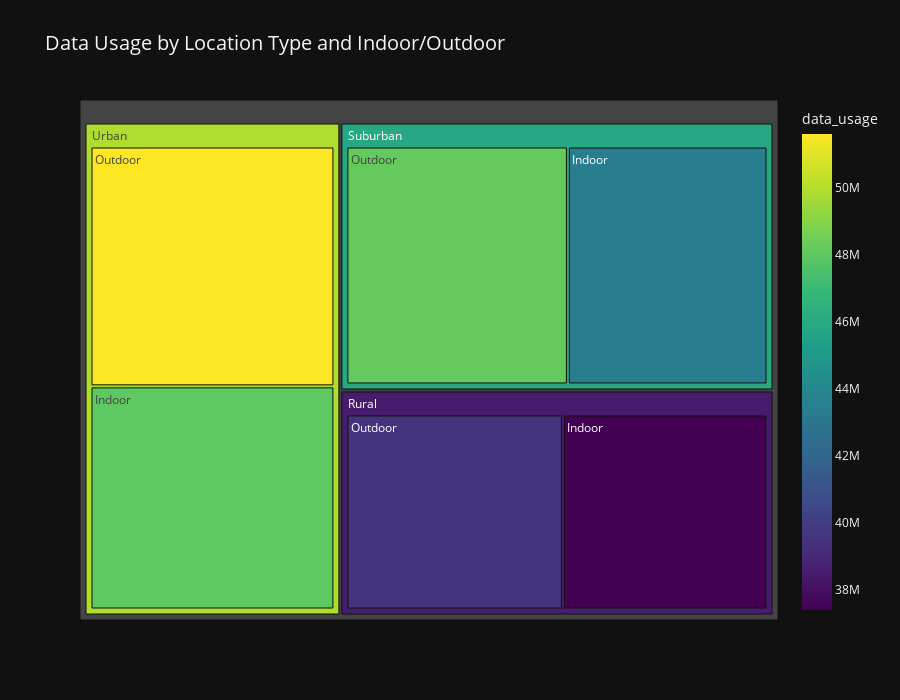

This figure's notebook cell:
### Code cell
# Group by location_type and indoor_outdoor, calculate total data_usage
location_usage = df_original.groupby(['location_type', 'indoor_outdoor'])['data_usage'].sum().reset_index()

# Create a treemap
fig = px.treemap(location_usage, path=['location_type', 'indoor_outdoor'], values='data_usage',
                 title='Data Usage by Location Type and Indoor/Outdoor',
                 color='data_usage', color_continuous_scale='Viridis',
                 height=700)
fig.update_layout(
    template='plotly_dark',
    title_font_size=20
)
fig.show()

### Figure 1 — Plotly figure (JSON) as saved in the notebook; plotly's stock layout.template omitted (floating-point values rounded to 4 significant figures)
{"data": [{"branchvalues": "total", "customdata": [[37400000.0], [43440000.0], [48020000.0], [39570000.0], [48210000.0], [51610000.0], [38520000.0], [45950000.0], [49880000.0]], "domain": {"x": [0, 1], "y": [0, 1]}, "hovertemplate": "labels=%{label}<br>data_usage_sum=%{value}<br>parent=%{parent}<br>id=%{id}<br>data_usage=%{color}<extra></extra>", "ids": ["Rural/Indoor", "Suburban/Indoor", "Urban/Indoor", "Rural/Outdoor", "Suburban/Outdoor", "Urban/Outdoor", "Rural", "Suburban", "Urban"], "labels": ["Indoor", "Indoor", "Indoor", "Outdoor", "Outdoor", "Outdoor", "Rural", "Suburban", "Urban"], "marker": {"coloraxis": "coloraxis", "colors": [37400000.0, 43440000.0, 48020000.0, 39570000.0, 48210000.0, 51610000.0, 38520000.0, 45950000.0, 49880000.0]}, "name": "", "parents": ["Rural", "Suburban", "Urban", "Rural", "Suburban", "Urban", "", "", ""], "type": "treemap", "values": [37400000.0, 43440000.0, 48020000.0, 39570000.0, 48210000.0, 51610000.0, 76970000.0, 91650000.0, 99630000.0]}], "layout": {"coloraxis": {"colorbar": {"title": {"text": "data_usage"}}, "colorscale": [[0, "#440154"], [0.1111, "#482878"], [0.2222, "#3e4989"], [0.3333, "#31688e"], [0.4444, "#26828e"], [0.5556, "#1f9e89"], [0.6667, "#35b779"], [0.7778, "#6ece58"], [0.8889, "#b5de2b"], [1, "#fde725"]]}, "height": 700, "legend": {"tracegroupgap": 0}, "title": {"font": {"size": 20}, "text": "Data Usage by Location Type and Indoor/Outdoor"}}}
